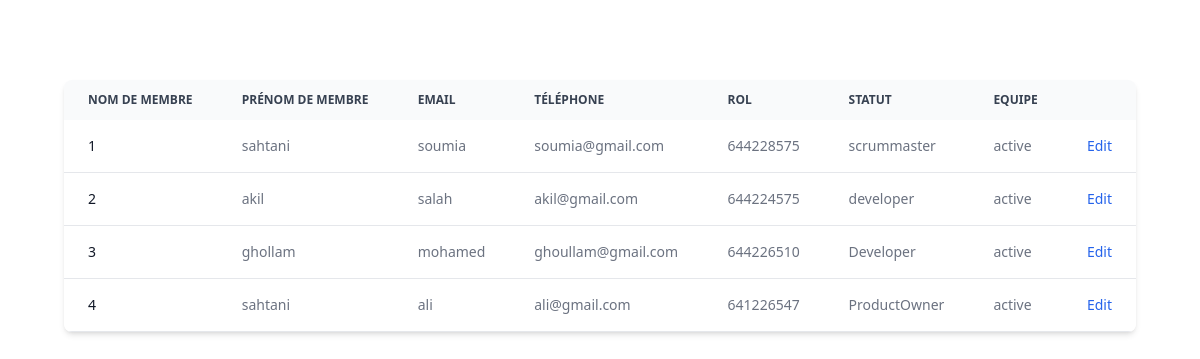
The page / on the database its author committed.
### tables this page shows
CREATE TABLE `membre` (
  `ID_membre` int(11) NOT NULL,
  `Nom_Membre` varchar(255) NOT NULL,
  `Prenom_Membre` varchar(255) NOT NULL,
  `email` varchar(255) NOT NULL,
  `Tel` int(11) DEFAULT NULL,
  `Role` varchar(255) DEFAULT NULL,
  `statut` varchar(255) DEFAULT NULL,
  `ID_equipe` int(11) NOT NULL
);

### index.php (the view, shortened to what this page needs)
<?php
include('connexion.php');
?>
<!DOCTYPE html>
<html lang="en">
<head>
    <script src="https://cdn.tailwindcss.com"></script>
</head>
<body>
    <div class="relative overflow-x-auto shadow-md sm:rounded-lg mx-16 mt-20">
        <table class="w-full text-sm text-left rtl:text-right text-gray-500 dark:text-gray-400">
            <thead class="text-xs text-gray-700 uppercase bg-gray-50 dark:bg-gray-700 dark:text-gray-400">
                <tr>
                    <th scope="col" class="px-6 py-3">
                        Nom de membre
                    </th>
                    <th scope="col" class="px-6 py-3">
                        Prénom de membre
                    </th>
                    <th scope="col" class="px-6 py-3">
                        Email
                    </th>
                    <th scope="col" class="px-6 py-3">
                        Téléphone
                    </th>
                    <th scope="col" class="px-6 py-3">
                        Rol
                    </th>
                    <th scope="col" class="px-6 py-3">
                        statut
                    </th>
                    <th scope="col" class="px-6 py-3">
                        Equipe
                    </th>
                    <th scope="col" class="px-6 py-3">
                    </th>
                </tr>
            </thead>
            <tbody>
                <?php
$query = "SELECT * FROM membre";
$result = mysqli_query($conn, $query);
while($row = mysqli_fetch_row($result)){
    ?>
                <tr class="bg-white border-b dark:bg-gray-800 dark:border-gray-700">
                    <th scope="row" class="px-6 py-4 font-medium text-gray-900 whitespace-nowrap dark:text-white">
                        <?php echo $row[0]?>
                    </th>
                    <td class=" px-6 py-4">
                        <?php echo $row[1]?>
                    </td>
                    <td class="px-6 py-4">
                        <?php echo $row[2]?>
                    </td>
                    <td class="px-6 py-4">
                        <?php echo $row[3]?>
                    </td>
                    <td class="px-6 py-4">
                        <?php echo $row[4]?>
                    </td>
                    <td class="px-6 py-4">
                        <?php echo $row[5]?>
                    </td>
                    <td class="px-6 py-4">
                        <?php echo $row[6]?>
                    </td>
                    <td class="px-6 py-4 text-right">
                        <a href="#" class="font-medium text-blue-600 dark:text-blue-500 hover:underline">Edit</a>
                    </td>
                </tr>
                <?php
}
?>
            </tbody>
        </table>
    </div>
</body>
</html>

### rows shown on the page
membre: ID_membre "1", Nom_Membre "sahtani", Prenom_Membre "soumia", email "soumia@gmail.com", Tel "644228575", Role "scrummaster", statut "active"
membre: ID_membre "2", Nom_Membre "akil", Prenom_Membre "salah", email "akil@gmail.com", Tel "644224575", Role "developer", statut "active"
membre: ID_membre "3", Nom_Membre "ghollam", Prenom_Membre "mohamed", email "ghoullam@gmail.com", Tel "644226510", Role "Developer", statut "active"
membre: ID_membre "4", Nom_Membre "sahtani", Prenom_Membre "ali", email "ali@gmail.com", Tel "641226547", Role "ProductOwner", statut "active"
